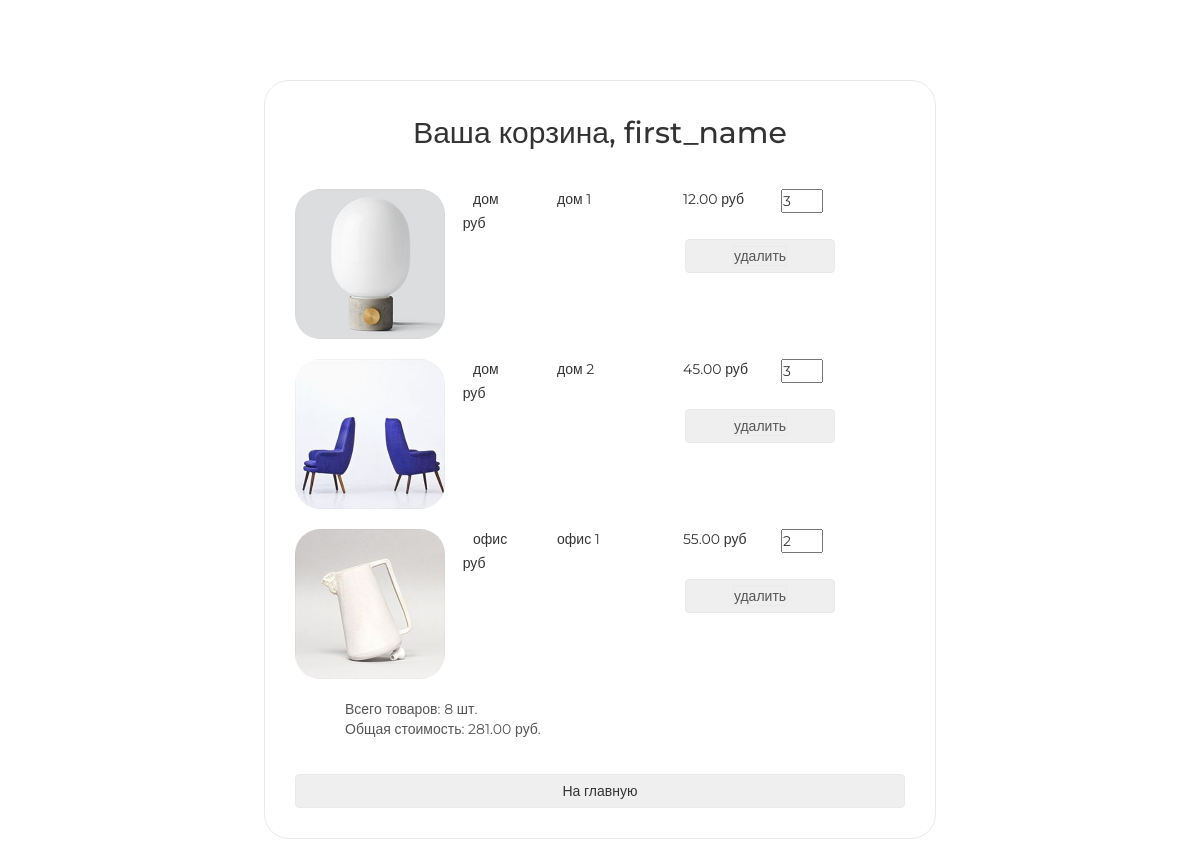
The page /basket/ (signed in) on the database as committed earlier.
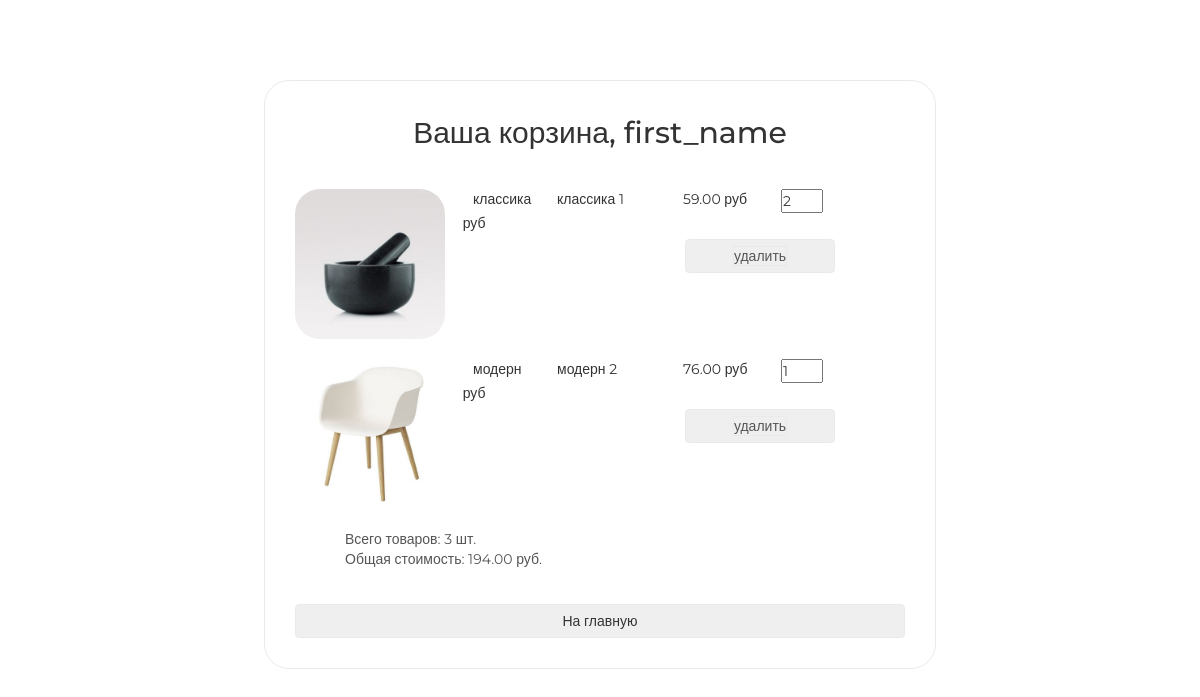
The same page on the database as committed later.
### authapp/models.py (models this page shows)
class ShopUser(AbstractUser):
    avatar = models.ImageField(upload_to='users_avatars', blank=True, verbose_name='картинка')
    age = models.PositiveIntegerField(verbose_name='возраст')

### basketapp/models.py (models this page shows)
class Basket(models.Model):
    user = models.ForeignKey(settings.AUTH_USER_MODEL, on_delete=models.CASCADE, related_name='basket')
    product = models.ForeignKey(Product, on_delete=models.CASCADE)
    quantity = models.PositiveSmallIntegerField(default=0)
    created_at = models.DateTimeField(auto_now_add=True)
    @property
    def product_cost(self):
        return self.quantity * self.product.price
    @property
    def total_quantity(self):
        _items = Basket.objects.filter(user=self.user)
        return sum(list(map(lambda x: x.quantity, _items)))
    @property
    def total_cost(self):
        _items = Basket.objects.filter(user=self.user)
        return sum(list(map(lambda x: x.product_cost, _items)))

### mainapp/models.py (models this page shows, shortened)
class Product(models.Model):
    category = models.ForeignKey(ProductCategory, on_delete=models.CASCADE, verbose_name='категория')
    name = models.CharField(max_length=128, verbose_name='название')
    image = models.ImageField(upload_to='products', blank=True, verbose_name='картинка')
    short_desc = models.CharField(max_length=255, blank=True, verbose_name='краткое описание')
    description = models.TextField(blank=True, verbose_name='описание')
    price = models.DecimalField(max_digits=10, decimal_places=2, default=0, verbose_name='цена')
    quantity = models.PositiveIntegerField(default=0, verbose_name='количество на складе')

class ProductCategory(models.Model):
    name = models.CharField(max_length=64, unique=True, verbose_name='название')
    description = models.TextField(blank=True, verbose_name='описание')
    class Meta:
        verbose_name='категория'
        verbose_name_plural='категории'

### basketapp/views.py (the view)
# urls.py: path('', basket.basket, name="basket"),
@login_required
def basket(request):
    baskets_list = Basket.objects.filter(user=request.user)
    context = {
        'baskets': baskets_list
    }
    return render(request, 'basketapp/basket.html', context)

### basketapp/templates/basketapp/basket.html
{% extends 'basketapp/base.html' %}
{% load static %}
{% block content %}
    <div class="basket_list">
        {% include 'basketapp/includes/inc_baskets_list.html' %}
    </div>
{% endblock %}

### basketapp/templates/basketapp/base.html (shortened to what this page needs)
<!DOCTYPE html>
{% load static %}
<html>
    <head>
        {% block css %}
            <link rel="stylesheet" type="text/css" href="{% static 'css/bootstrap.min.css' %}">
            <link rel="stylesheet" type="text/css" href="{% static 'css/style.css' %}">
            <link rel="stylesheet" href="{% static 'fonts/font-awesome/css/font-awesome.css' %}">
        {% endblock %}
    </head>
    <body>
        <div class="basket_container">
            <div class="login">
                {% block head %}
                    <div class="h2 text-center head">
                        Ваша корзина, {% if user.first_name %}{{ user.first_name }}{% else %}Пользователь{% endif %}
                    </div>
                {% endblock %}
                {% block content %}
                {% endblock %}
            </div>
        </div>
    </body>
</html>

### basketapp/templates/basketapp/includes/inc_baskets_list.html
{% for item in baskets %}
  <div class="basket_record">
    <img src="/media/{{ item.product.image }}"
         alt="{{ item.product.short_desc }}">
    <span class="category_name">{{ item.product.category.name }}</span>
    <span class="product_name">{{ item.product.name }}</span>
    <span class="product_price">{{ item.product.price }}&nbspруб</span>
    <input type="number" name="{{ item.pk }}"
                         min="0"
                         value="{{ item.quantity }}">
    <span class="product_cost">{{ item.cost }}&nbspруб</span>
    <button class="btn btn-round">
      <a href="{% url 'basket:remove' item.pk %}" class="">
        удалить
      </a>
    </button>
  </div>
{% endfor %}
{% if baskets %}
  <div class="basket_summary">
    Всего товаров: {{ baskets.0.total_quantity }} шт.<br>
    Общая стоимость: {{ baskets.0.total_cost }} руб.
  </div>
{% endif %}
<form action="{% url 'index' %}">
    <button class="btn btn-round">
        На главную
    </button>
</form>

### static/css/style.css (style rules this page uses)
* { margin: 0; padding: 0; }
body { font-family: 'Montserrat', sans-serif; }
html, body { height: 100%; }
.basket_container { margin: 25px auto; width: 700px; }
.basket_list { margin: 0 10px; }
.basket_list input[type="number"] { width: 3em; position: relative; display: block; float: left; }
.basket_list span.category_name { margin-left: 2em; width: 5em; position: relative; display: block; float: left; }
.basket_list span.product_name { margin-left: 1em; width: 8em; position: relative; display: block; float: left; }
.basket_list span.product_price { margin-left: 1em; width: 7em; position: relative; display: block; float: left; }
.basket_list span.product_cost { margin-left: 1em; width: 7em; position: relative; display: block; float: left; }
.basket_list .basket_record { position: relative; display: block; height: 170px; float: none; }
.basket_container .head { margin: 25px auto; }
.basket_list .basket_record button { margin-top: 50px; margin-left: 390px; width: 150px; position: absolute; display: block; float: left; }
.basket_list button { margin: 20px auto 0; width: 150px; display: block; float: left; }
.basket_container button a { text-decoration: none; color: #555; }
.basket_container img { display: block; float: left; width: 150px; border-radius: 25px; }
.basket_container .basket_summary { display: block; margin-left: 50px; margin-bottom: 15px; color: #555; }
.login { background: #fff; border: 1px solid #eaeaea; border-radius: 25px; overflow: hidden; width: 48em; min-width: 500px; margin: 80px auto; padding: 20px; position: relative; display: block; }
.login .head { margin: 15px auto 40px; }
.login button { border: 1px solid #eaeaea; margin-bottom: 10px; text-decoration: none; display: block; width: 100%; }
.login button a, .login button a:hover { border: 1px solid #eaeaea; color: #555; text-decoration: none; }
.login form { margin-bottom: 10px; }

Rows that differ between the two databases and show on the page:
removed Basket: product.image (picture), product.category.name "дом", product.name "дом 1", product.price "12.00", pk "3", user+quantity "8", user+quantity+product "281.00"
removed Basket: product.image (picture), product.category.name "дом", product.name "дом 2", product.price "45.00", quantity "3"
removed Basket: product.image (picture), product.category.name "офис", product.name "офис 1", product.price "55.00", quantity "2"
added Basket: product.image (picture), product.category.name "классика", product.name "классика 1", product.price "59.00", quantity "2", user+quantity "3", user+quantity+product "194.00"
added Basket: product.image (picture), product.category.name "модерн", product.name "модерн 2", product.price "76.00", quantity "1"
